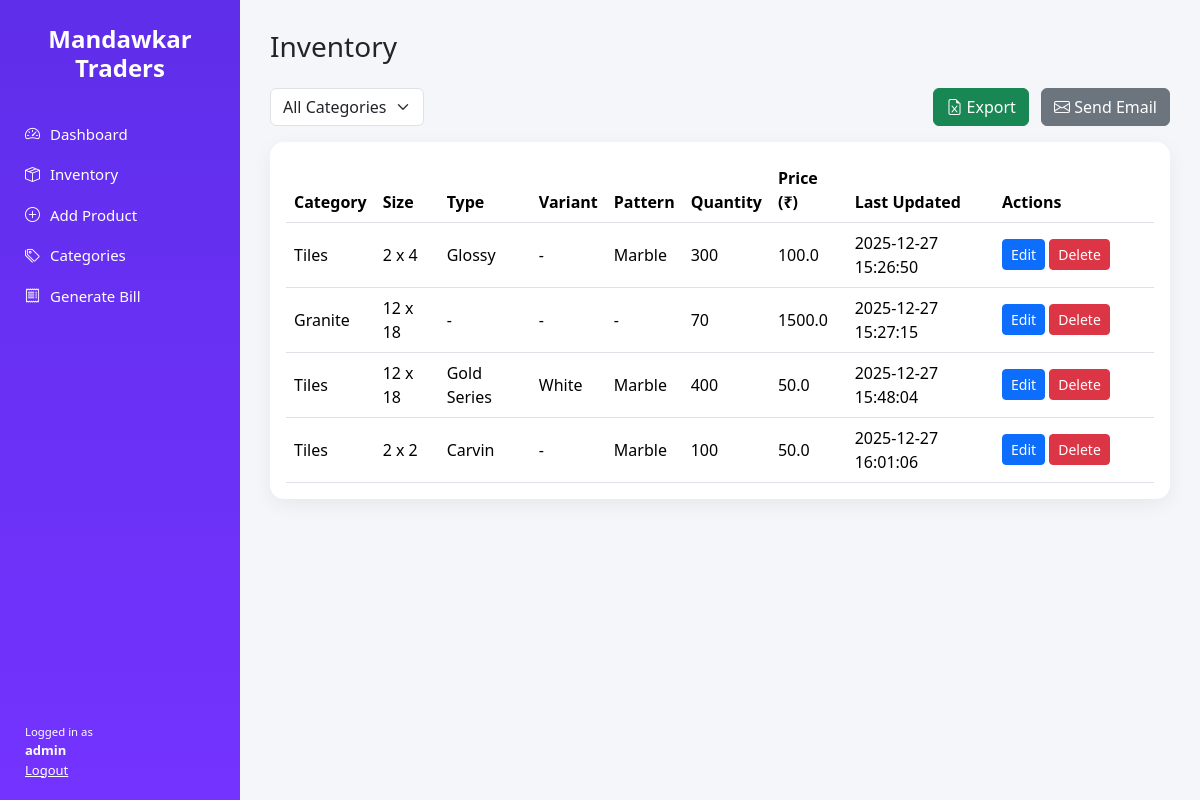
The page /inventory (signed in) on the database its author committed.
### tables this page shows
CREATE TABLE products (
            id INTEGER PRIMARY KEY AUTOINCREMENT,
            category TEXT NOT NULL,
            size TEXT,
            type TEXT,
            variant TEXT,
            pattern TEXT,
            quantity INTEGER NOT NULL,
            price REAL NOT NULL,
            last_updated TEXT NOT NULL
        );

### app.py (the view)
@app.route("/inventory")
@login_required()
def inventory():
    category = request.args.get("category")
    conn = get_connection()
    cursor = conn.cursor()
    if category:
        cursor.execute("SELECT * FROM products WHERE category = ?", (category,))
    else:
        cursor.execute("SELECT * FROM products")
    products = cursor.fetchall()
    conn.close()
    return render_template(
        "inventory.html",
        products=products,
        selected_category=category
    )

### app.py (called while the page is built)
def login_required(role=None):
    def decorator(func):
        @wraps(func)
        def wrapper(*args, **kwargs):
            if "user" not in session:
                return redirect(url_for("login"))
            if role and session.get("role") != role:
                return "Access Denied", 403
            return func(*args, **kwargs)
        return wrapper
    return decorator

### utils/db.py (called while the page is built)
def get_connection():
    return sqlite3.connect(DB_NAME)

### templates/inventory.html (shortened to what this page needs)
{% extends "base.html" %}
{% block content %}
<h3 class="mb-4">Inventory</h3>
<div class="d-flex justify-content-between align-items-center mb-3">
    <form method="GET" class="d-flex gap-2">
        <select name="category" class="form-select"
                onchange="this.form.submit()">
            <option value="">All Categories</option>
        </select>
    </form>
    <div>
        <a href="/export" class="btn btn-success">
            <i class="bi bi-file-earmark-excel"></i> Export
        </a>
        <a href="mailto:?subject=Mandawkar Inventory Report&body=Please find the attached inventory Excel report."
           class="btn btn-secondary ms-2">
            <i class="bi bi-envelope"></i> Send Email
        </a>
    </div>
</div>
<div class="card p-3">
<table class="table table-hover align-middle mb-0">
    <thead>
        <tr>
            <th>Category</th>
            <th>Size</th>
            <th>Type</th>
            <th>Variant</th>
            <th>Pattern</th>
            <th>Quantity</th>
            <th>Price (₹)</th>
            <th>Last Updated</th>
            <th style="width: 160px;">Actions</th>
        </tr>
    </thead>
    <tbody>
        {% for p in products %}
        <tr>
            <td>{{ p[1] }}</td>
            <td>{{ p[2] or "-" }}</td>
            <td>{{ p[3] or "-" }}</td>
            <td>{{ p[4] or "-" }}</td>
            <td>{{ p[5] or "-" }}</td>
            <td>{{ p[6] }}</td>
            <td>{{ p[7] }}</td>
            <td>{{ p[8] }}</td>
            <td>
                <a href="/edit/{{ p[0] }}"
                   class="btn btn-sm btn-primary">
                    Edit
                </a>
                <form method="POST"
                      action="/delete-product/{{ p[0] }}"
                      style="display:inline;"
                      onsubmit="return confirm('Are you sure you want to delete this product? This action cannot be undone.');">
                    <button class="btn btn-sm btn-danger">
                        Delete
                    </button>
                </form>
            </td>
        </tr>
        {% endfor %}
    </tbody>
</table>
</div>
{% endblock %}

### static/css/theme.css (style rules this page uses)
body { margin: 0; font-family: 'Segoe UI', sans-serif; background: #f5f6fa; }
.card { border-radius: 14px; border: none; box-shadow: 0 6px 20px rgba(0,0,0,0.06); }

### rows shown on the page
products: category "Tiles", size "2 x 4", type "Glossy", variant "-", pattern "Marble", quantity "300", price "100.0", last_updated "2025-12-27 15:26:50"
products: category "Granite", size "12 x 18", type "-", variant "-", pattern "-", quantity "70", price "1500.0", last_updated "2025-12-27 15:27:15"
products: category "Tiles", size "12 x 18", type "Gold Series", variant "White", pattern "Marble", quantity "400", price "50.0", last_updated "2025-12-27 15:48:04"
products: category "Tiles", size "2 x 2", type "Carvin", variant "-", pattern "Marble", quantity "100", price "50.0", last_updated "2025-12-27 16:01:06"

### other values the page prints
{{ session.get('user') }} "admin"
